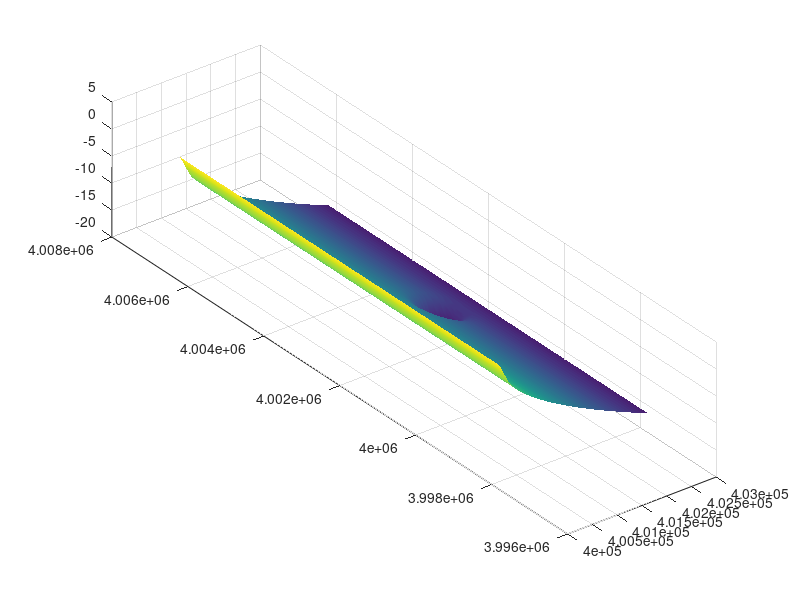
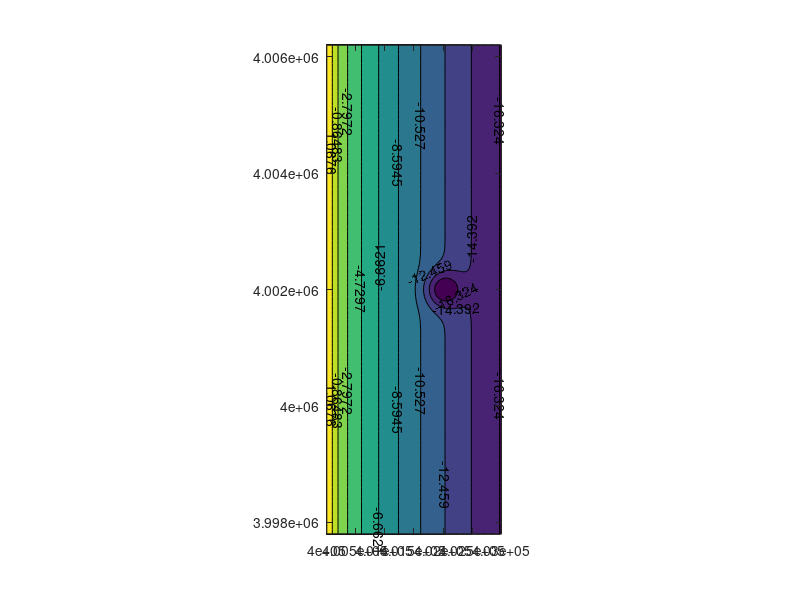
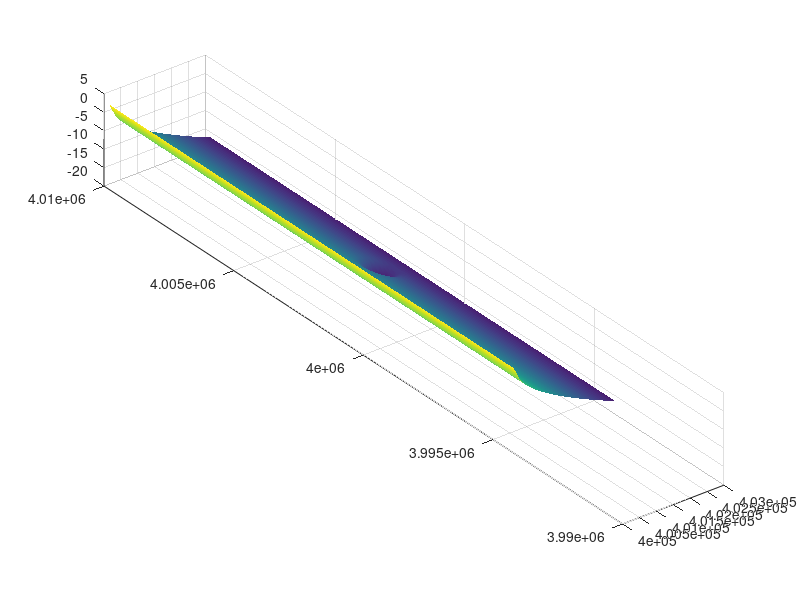
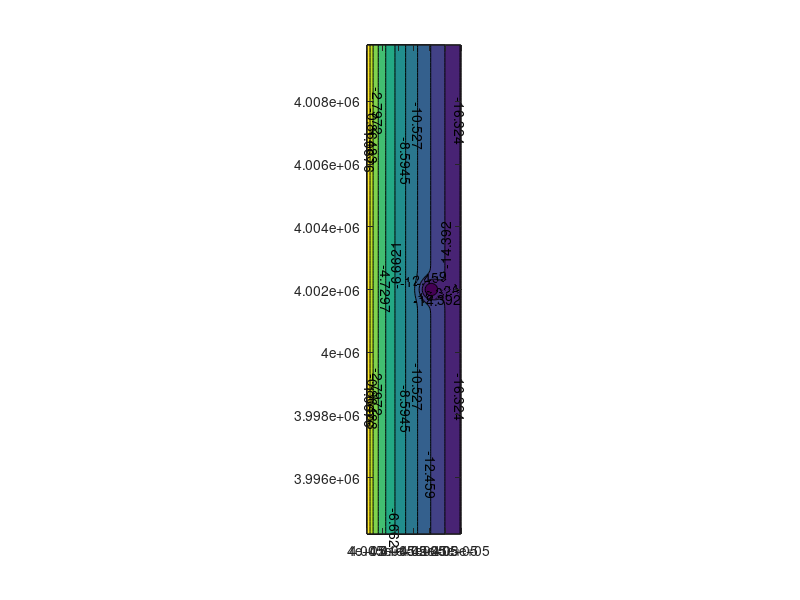

Here is the MATLAB script that generated these plots, in order:
%PLOT_HOLE07_BATHY read in and plot flow and wave grid for 1st test of
%       Nearshore ROMS on one of J.List's Delft3D morphological evolution 
%       test cases

% Some grid parameters below are given below from the program that made the
%  grids.  The coast is oriented N/S, with the water towards the East.
%
% flow grid:
% out_name='shelf01_exp_hole7';
% xorig=400000;            %x-origin (a N.C. UTM value)
% yorig=3997800;           %y-origin (a N.C. UTM value at about 36 deg N)
%                          %xlength is determined from depth array
% ylength=8400;            %y length 
% deltax=20;               %delta x
% deltay=80;               %delta y
% 
% wave grid:
% out_name='shelf02_exp_hole7';
% xorig=400000;            %x-origin (a N.C. UTM value)
% yorig=3994200;           %y-origin (a N.C. UTM value at about 36 deg N)
%                          %xlength is determined from depth array
% ylength=15600;            %y length
% deltax=20;               %delta x
% deltay=80;               %delta y

%% Load the flow grid:
load shelf01_exp_hole7 

% view the surface:
figure
surf(x_array,y_array,-depth_array_mod)
daspect([1 1 .01])
shading interp

% contour the surface
figure
[C,h] = contourf(x_array,y_array,-depth_array_mod);
axis equal
clabel(C,h);

%% Load the wave grid:
load shelf02_exp_hole7 

% view the surface:
figure
surf(x_array,y_array,-depth_array_mod)
daspect([1 1 .01])
shading interp

% contour the surface:
figure
[C,h] = contourf(x_array,y_array,-depth_array_mod);
axis equal
clabel(C,h);

